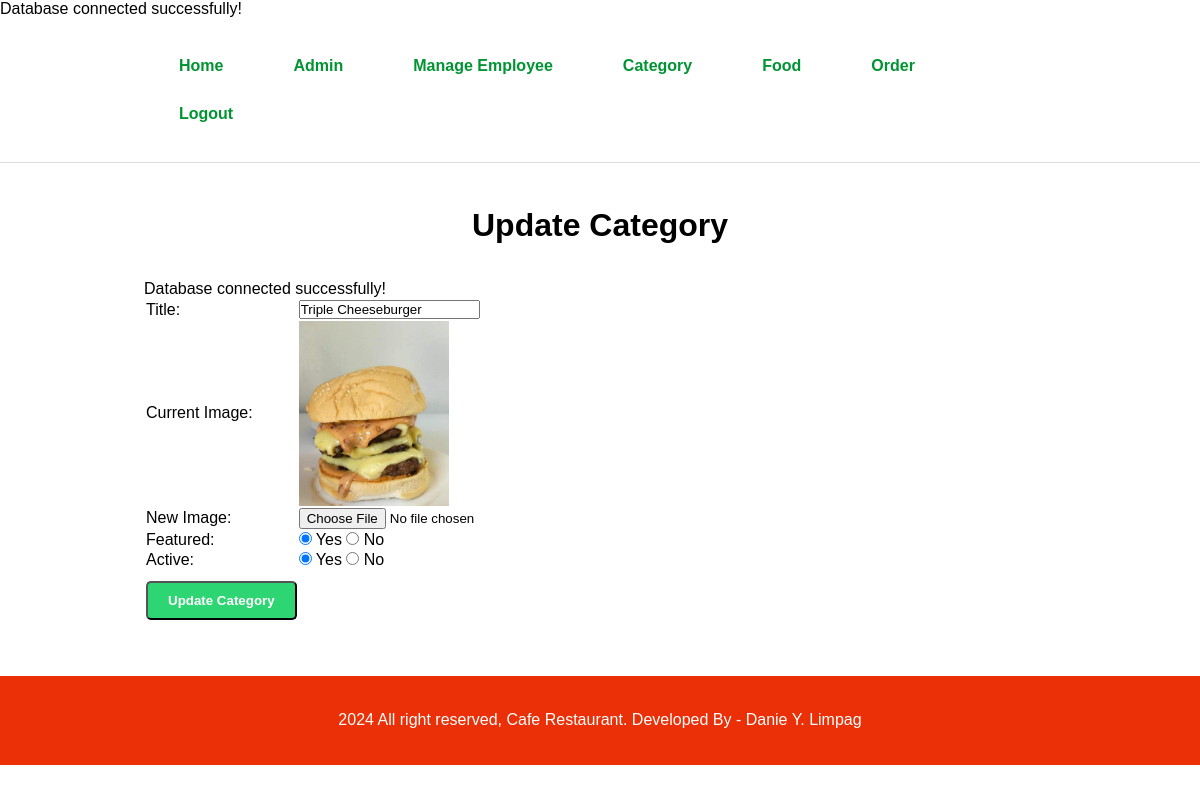
Screenshot of /food-order/admin/update-category.php?id=16 (signed in) with the database file from the repository.
### tables this page shows
CREATE TABLE `tbl_category` (
  `id` int(10) UNSIGNED NOT NULL,
  `title` varchar(100) NOT NULL,
  `image_name` varchar(255) NOT NULL,
  `featured` varchar(10) NOT NULL,
  `active` varchar(10) NOT NULL
);

### food-order/admin/update-category.php (the view, shortened to what this page needs)
<?php
include('partials/menu.php');
?>
<div class="main-content">
    <div class="wrapper">
        <h1 class="text-center">Update Category</h1>
        <br><br>
        <?php
        include('../config/constants.php');
        if(isset($_GET['id']))
        {
            $id = $_GET['id'];
            $sql = "SELECT * FROM tbl_category WHERE id=$id";
            $res = mysqli_query($conn, $sql);
            if($res == true) {
                $count = mysqli_num_rows($res);
                if($count == 1)
                {
                    $row = mysqli_fetch_assoc($res);
                    $title = $row['title'];
                    $current_image = $row['image_name'];
                    $featured = $row['featured'];
                    $active = $row['active'];
                }
                else
                {
                    $_SESSION['no-category-found'] = "<div class='error'>Category not found.</div>";
                    header('location:'.SITEURL.'admin/manage-category.php');
                }
            }
        }
        else
        {
            header('location:'.SITEURL.'admin/manage-category.php');
        }
        ?>
        <br>
        <form action="" method="POST" enctype="multipart/form-data">
        <table class="tbl-30">
            <tr>
                <td>Title: </td>
                <td>
                    <input type="text" name="title" value="<?php echo $title; ?>">
                </td>
            </tr>
            <tr>
                <td>Current Image: </td>
                <td>
                    <?php
                    if($current_image != "")
                    {
                        ?>
                        <img src="<?php echo SITEURL; ?>images/category/<?php echo $current_image;?>" width="150px">
                        <?php
                    }
                    else
                    {
                        echo "<div class='error'>Image Not Added.</div>";
                    }
                    ?>
                </td>
            </tr>
            <tr>
                <td>New Image: </td>
                <td>
                    <input type="file" name="image">
                </td>
            </tr>
            <tr>
                <td>Featured: </td>
                <td>
                    <input <?php if($featured=="Yes"){echo "checked";} ?> type="radio" name="featured" value="Yes"> Yes
                    <input <?php if($featured=="No"){echo "checked";} ?> type="radio" name="featured" value="No"> No
                </td>
            </tr>
            <tr>
                <td>Active: </td>
                <td>
                    <input <?php if($active=="Yes"){echo "checked";} ?> type="radio" name="active" value="Yes"> Yes
                    <input <?php if($active=="No"){echo "checked";} ?> type="radio" name="active" value="No"> No
                </td>
            </tr>
            <tr>
                <td>
                    <input type="submit" name="submit" value="Update Category" class="btn-secondary">
                </td>
            </tr>
        </table>
        </form>
    </div>
</div>
<?php include('partials/footer.php'); ?>

### food-order/css/admin.css (style rules this page uses)
* { margin: 0; padding: 0; font-family: Arial, Helvetica, sans-serif; box-sizing: border-box; }
.wrapper { padding: 2%; width: 80%; margin: 0 auto; }
.text-center { text-align: center; }
.btn-primary, .btn-secondary, .btn-danger { padding: 10px 20px; color: white; text-decoration: none; font-weight: bold; display: inline-block; margin: 10px 0; border-radius: 5px; transition: background-color 0.3s ease; text-align: center; }
.btn-secondary { background-color: #2ed573; }

### rows the page displays
tbl_category: title "Triple Cheeseburger", image_name (picture), featured "☑", active "☑"
